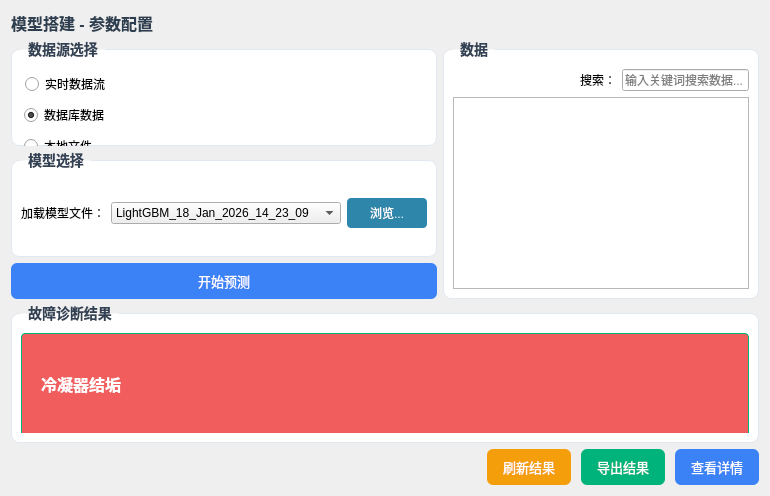
      <widget class="QWidget" name="page_model">
       <property name="styleSheet">
        <string notr="true">QWidget#page_model {
    background-color: #f7f9fc;
}
/*
QGroupBox {
    background-color: #ffffff;
    border: 1px solid #e2e8f0;
    border-radius: 8px;
    margin-top: 12px;
    font-size: 14px;
    font-weight: bold;
    color: #334155;
}
QGroupBox::title {
    padding: 0 8px;
}
QLabel {
    font-size: 13px;
    color: #2c3e50;
}
QLineEdit, QComboBox {
    border: 1px solid #d1d5db;
    border-radius: 6px;
    padding: 6px 8px;
    font-size: 13px;
    min-height: 28px;
}

QSlider {
    min-height: 40px;
}
QSlider::groove:horizontal {
    border: 1px solid #d1d5db;
    height: 8px;
    border-radius: 4px;
    background: #f1f5f9;
}
QSlider::handle:horizontal {
    background: #3b82f6;
    border: 1px solid #2563eb;
    width: 18px;
    height: 18px;
    margin: -5px 0;
    border-radius: 9px;
}
*/
/* 诊断结果标题栏：绿色背景 + 高度固定 + 白色文字 */
QLabel#label_diagnosis {
    background-color: #f15c5c; /* 匹配参考图的绿色 */
    font-size: 16px;
    font-weight: bold;
    color: white;
    padding: 0 15px; /* 左右留白，上下靠固定高度撑 */
    height: 40px; /* 固定标题栏高度 */
    line-height: 40px; /* 文字垂直居中 */
    border: 1px solid #00b37a; /* 标题栏边框和背景同色 */
    border-bottom: none; /* 去掉标题栏底部边框，和内容区衔接 */
    border-top-left-radius: 4px;
    border-top-right-radius: 4px;
}

QPushButton {
    background-color: #3b82f6;
    color: white;
    border: none;
    border-radius: 6px;
    padding: 8px 16px;
    font-size: 13px;
}
QPushButton:hover {
    background-color: #2563eb;
}
QPushButton#btn_result1 {
    background-color: #f59e0b;
}
QPushButton#btn_result2 {
    background-color: #00b37a; /* 按钮绿色和边框一致 */
}

/* 1. 主体设置 */
QGroupBox{
    background-color: #ffffff;
    border: 1px solid #e2e8f0;
    border-radius: 8px;
    
    /* 关键修改：增加顶部间距（通常 20-25px 比较合适） */
    margin-top: 8px; 
    
    font-size: 14px;
    font-weight: bold;
    color: #334155;
    
    /* 增加内部边距，防止内部的灰色 Label 顶到边框 */
    padding-top: 10px; 
}

/* 2. 标题定位设置（必须添加） */
QGroupBox::title {
    /* subcontrol-origin 设为 margin，标题才会乖乖呆在上面留出的 20px 空间里 */
    subcontrol-origin: margin;
    subcontrol-position: top left; /* 标题居左上 */
    left: 10px;                    /* 距离左边 10 像素 */
    padding: 0 5px;                /* 标题文字左右留点白，防止碰到横线 */
}</string>
       </property>
       <layout class="QVBoxLayout" name="verticalLayout_17">
        <item>
         <widget class="QLabel" name="label_model_title">
          <property name="styleSheet">
           <string>font-size:16px; font-weight:bold; color:#2c3e50;</string>
          </property>
          <property name="text">
           <string>模型搭建 - 参数配置</string>
          </property>
         </widget>
        </item>
        <item>
         <layout class="QHBoxLayout" name="horizontalLayout_7" stretch="1,1">
          <item>
           <layout class="QVBoxLayout" name="verticalLayout_15">
            <item>
             <widget class="QGroupBox" name="groupBox_hidden_layer">
              <property name="title">
               <string>数据源选择</string>
              </property>
              <widget class="QRadioButton" name="radioButton">
               <property name="geometry">
                <rect>
                 <x>13</x>
                 <y>62</y>
                 <width>102</width>
                 <height>24</height>
                </rect>
               </property>
               <property name="text">
                <string>数据库数据</string>
               </property>
               <property name="checked">
                <bool>true</bool>
               </property>
              </widget>
              <widget class="QRadioButton" name="rb_realtime_stream">
               <property name="geometry">
                <rect>
                 <x>14</x>
                 <y>31</y>
                 <width>102</width>
                 <height>24</height>
                </rect>
               </property>
               <property name="text">
                <string>实时数据流</string>
               </property>
              </widget>
              <widget class="QRadioButton" name="radioButton_3">
               <property name="geometry">
                <rect>
                 <x>13</x>
                 <y>93</y>
                 <width>87</width>
                 <height>24</height>
                </rect>
               </property>
               <property name="text">
                <string>本地文件</string>
               </property>
              </widget>
             </widget>
            </item>
            <item>
             <widget class="QGroupBox" name="groupBox_hidden_layer_2">
              <property name="title">
               <string>模型选择</string>
              </property>
              <layout class="QVBoxLayout" name="verticalLayout_18">
               <item>
                <layout class="QHBoxLayout" name="horizontalLayout_upload_ctrl_11" stretch="1,3,0,1">
                 <item>
                  <widget class="QLabel" name="label_page_size_13">
                   <property name="text">
                    <string>加载模型文件：</string>
                   </property>
                  </widget>
                 </item>
                 <item>
                  <widget class="QComboBox" name="cbx_layer_type_14">
                   <property name="editable">
                    <bool>false</bool>
                   </property>
                   <property name="currentText">
                    <string>LightGBM_18_Jan_2026_14_23_09</string>
                   </property>
                   <item>
                    <property name="text">
                     <string>LightGBM_18_Jan_2026_14_23_09</string>
                    </property>
                   </item>
                   <item>
                    <property name="text">
                     <string>XGBoost</string>
                    </property>
                   </item>
                   <item>
                    <property name="text">
                     <string>CNN_BiLSTM</string>
                    </property>
                   </item>
                  </widget>
                 </item>
                 <item>
                  <spacer name="horizontalSpacer_upload_15">
                   <property name="orientation">
                    <enum>Qt::Orientation::Horizontal</enum>
                   </property>
                   <property name="sizeHint" stdset="0">
                    <size>
                     <width>40</width>
                     <height>20</height>
                    </size>
                   </property>
                  </spacer>
                 </item>
                 <item>
                  <widget class="QPushButton" name="btn_browse_2">
                   <property name="minimumSize">
                    <size>
                     <width>80</width>
                     <height>30</height>
                    </size>
                   </property>
                   <property name="styleSheet">
                    <string notr="true">
/* 全局按钮样式：背景色+文字色+圆角+边框 */
QPushButton {
    background-color: #2E86AB; /* 背景色（蓝灰色） */
    color: white;              /* 文字色（白色） */
    border: none;              /* 去掉默认边框 */
    border-radius: 4px;        /* 圆角（可选） */
    padding: 6px 12px;         /* 内边距（上下6px，左右12px） */
    font-size: 12px;           /* 字体大小 */
}

/* 按钮禁用状态（如无数据时的分页按钮） */
QPushButton:disabled {
    background-color: #CCCCCC; /* 禁用背景色（浅灰） */
    color: #666666;            /* 禁用文字色（深灰） */
}</string>
                   </property>
                   <property name="text">
                    <string>浏览...</string>
                   </property>
                  </widget>
                 </item>
                </layout>
               </item>
              </layout>
             </widget>
            </item>
            <item>
             <widget class="QPushButton" name="btn_result3_2">
              <property name="text">
               <string>开始预测</string>
              </property>
             </widget>
            </item>
           </layout>
          </item>
          <item>
           <widget class="QGroupBox" name="groupBox_table_4">
            <property name="title">
             <string>数据</string>
            </property>
            <layout class="QVBoxLayout" name="verticalLayout_14">
             <item>
              <layout class="QHBoxLayout" name="horizontalLayout_upload_ctrl_6">
               <item>
                <spacer name="horizontalSpacer_upload_6">
                 <property name="orientation">
                  <enum>Qt::Orientation::Horizontal</enum>
                 </property>
                 <property name="sizeHint" stdset="0">
                  <size>
                   <width>40</width>
                   <height>20</height>
                  </size>
                 </property>
                </spacer>
               </item>
               <item>
                <widget class="QLabel" name="label_search_6">
                 <property name="text">
                  <string>搜索：</string>
                 </property>
                </widget>
               </item>
               <item>
                <widget class="QLineEdit" name="le_search_4">
                 <property name="maximumSize">
                  <size>
                   <width>200</width>
                   <height>16777215</height>
                  </size>
                 </property>
                 <property name="placeholderText">
                  <string>输入关键词搜索数据...</string>
                 </property>
                </widget>
               </item>
              </layout>
             </item>
             <item>
              <widget class="QTableView" name="tableView_diagnosis">
               <property name="styleSheet">
                <string/>
               </property>
               <property name="alternatingRowColors">
                <bool>true</bool>
               </property>
               <property name="selectionMode">
                <enum>QAbstractItemView::SelectionMode::NoSelection</enum>
               </property>
               <property name="selectionBehavior">
                <enum>QAbstractItemView::SelectionBehavior::SelectColumns</enum>
               </property>
               <property name="sortingEnabled">
                <bool>true</bool>
               </property>
               <property name="wordWrap">
                <bool>true</bool>
               </property>
               <attribute name="verticalHeaderDefaultSectionSize">
                <number>29</number>
               </attribute>
              </widget>
             </item>
             <item>
              <layout class="QHBoxLayout" name="horizontalLayout_Page_6">
               <property name="spacing">
                <number>8</number>
               </property>
               <property name="leftMargin">
                <number>0</number>
               </property>
               <property name="topMargin">
                <number>0</number>
               </property>
               <property name="rightMargin">
                <number>0</number>
               </property>
               <property name="bottomMargin">
                <number>0</number>
               </property>
              </layout>
             </item>
            </layout>
           </widget>
          </item>
         </layout>
        </item>
        <item>
         <widget class="QGroupBox" name="groupBox_5">
          <property name="title">
           <string>故障诊断结果</string>
          </property>
          <layout class="QVBoxLayout" name="verticalLayout_16">
           <item>
            <widget class="QLabel" name="label_diagnosis">
             <property name="minimumSize">
              <size>
               <width>0</width>
               <height>100</height>
              </size>
             </property>
             <property name="maximumSize">
              <size>
               <width>16777215</width>
               <height>100</height>
              </size>
             </property>
             <property name="text">
              <string>冷凝器结垢</string>
             </property>
             <property name="alignment">
              <set>Qt::AlignmentFlag::AlignLeading|Qt::AlignmentFlag::AlignLeft|Qt::AlignmentFlag::AlignVCenter</set>
             </property>
            </widget>
           </item>
          </layout>
         </widget>
        </item>
        <item>
         <layout class="QHBoxLayout" name="horizontalLayout_diagnosis_btn_2">
          <property name="spacing">
           <number>10</number>
          </property>
          <item>
           <spacer name="horizontalSpacer_diagnosis_btn_2">
            <property name="orientation">
             <enum>Qt::Orientation::Horizontal</enum>
            </property>
            <property name="sizeHint" stdset="0">
             <size>
              <width>40</width>
              <height>20</height>
             </size>
            </property>
           </spacer>
          </item>
          <item>
           <widget class="QPushButton" name="btn_result1">
            <property name="text">
             <string>刷新结果</string>
            </property>
           </widget>
          </item>
          <item>
           <widget class="QPushButton" name="btn_result2">
            <property name="text">
             <string>导出结果</string>
            </property>
           </widget>
          </item>
          <item>
           <widget class="QPushButton" name="btn_result3">
            <property name="text">
             <string>查看详情</string>
            </property>
           </widget>
          </item>
         </layout>
        </item>
       </layout>
      </widget>
